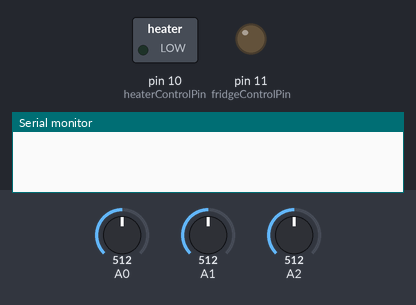
Bench run of a sketch on a simulated Arduino Uno, built with avr-gcc and run on an emulated ATmega328P. On the bench: switched loads named in the sketch (green lamp = pin HIGH), output pins drawn as LEDs (lit = HIGH), the last lines printed to the serial monitor. The inputs (shaded band) are chosen by the test bench; at power-on: A0 = 512, A1 = 512, A2 = 512.

Above: at 0.1 s.
At 18.5 s:
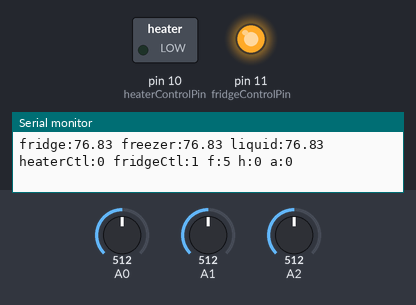
Timing chart, 0 to 20.0 s (numbered marks = the images above):
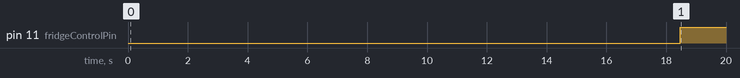

Measured:
- by itself, pin 11 (fridgeControlPin): LOW → HIGH at 18.5 s

The sketch:

NateFridge.pde
```cpp
#include <math.h>

// define pin values
#define ledPin 13  // we don't want to use it on accident
#define heaterControlPin 10
#define fridgeControlPin 11
#define fridgePin 0
#define liquidPin 1
#define freezerPin 2
#define arduinoPin 3

#define numProbes 3
#define numAverages 3 // changed to 3 for median instead of average calc

#define primaryProbe 1

#define heaterOnCycles 5
#define heaterOffCycles 10

double temp[numProbes];

// fridge, liquid, freezer, arduino
// Attempting to keep freezer at 33-50
// For brewing, attempt to keep fridge between 66-69
double minTemp[numProbes] = {0,66,34};
double maxTemp[numProbes] = {80,72,65};

int turnAllOff=0;
int turnFridgeOn=0;
int turnHeaterOn=0;
int threshold=5;
int heaterCounter=0;
boolean heaterIsOn=true;

// Function Prototypes
double Thermistor(int RawADC);
double median(double num1, double num2, double num3);
void readThermistors();
void checkTemperatures();
void regulateHeater();
void switchHeaterOn();
void switchFridgeOn();
void switchAllOff();
void printDouble(double val, byte precision);
void printTemperatures();


// Function Definitions
double Thermistor(int RawADC) {
    double Temp;
    // When Thermistor is connected to ground, invert the reading
    RawADC = 1023 - RawADC;
    Temp = log(((10240000/RawADC) - 10000));
    Temp = 1 / (0.001129148 + (0.000234125 * Temp) + (0.0000000876741 * Temp * Temp * Temp));
    Temp = Temp - 273.15;            // Convert Kelvin to Celcius
    Temp = (Temp * 9.0)/ 5.0 + 32.0; // Convert Celcius to Fahrenheit
    return Temp;
}


double readThermistor(int probe) {
    double therm[3];

    // get median read from thermistors
    analogRead(probe); // read from pin and delay
    delay(100);    // to allow hardware to read accurately
    for( int j=0; j<3; j++ ) {
        therm[j] = Thermistor(analogRead(probe));
        delay(20);    // to allow hardware to read accurately
    }
    return median(therm[0], therm[1], therm[2]);
}


double median(double num1, double num2, double num3) {
    double temp;

    // if num1 is greater than num2, swap them
    if( num1 > num2 ) {
        temp = num1;
        num1 = num2;
        num2 = temp;
    }

    // if num1 is greater than num3, swap them
    if( num1 > num3 ) {
        temp = num1;
        num1 = num3;
        num3 = temp;
    }

    // if num2 is greater than num3, swap them
    if( num2 > num3 ) {
        temp = num2;
        num2 = num3;
        num3 = temp;
    }

    // return middle value
    return num2;
}


void checkTemperatures() {
    // Fridge temp controls thermostat
    // This is a voting system.  Every time
    // the temp goes above maxTemp, it resets
    // the opposite vote count and vice versa
    // when the vote hits threshold, it triggers
    // a turnRelayOff/turnRelayOn event.
    boolean greaterThanMax = false;
    boolean lessThanMin = false;

    // read and store temperatures
    for( int i=0; i<numProbes; i++ ) {
        temp[i] = readThermistor(i);
    }

    // now test primary probe
    if( temp[primaryProbe] > maxTemp[primaryProbe] ) {
        greaterThanMax = true;
    }
    if( temp[primaryProbe] < minTemp[primaryProbe] ) {
        lessThanMin = true;
    }

    // if no action on primary probe, determine what to do with secondary
    if( greaterThanMax!=true && lessThanMin!=true ) {
        for( int i=0; i<numProbes; i++ ) {
            if( i==primaryProbe ) continue;
            if( temp[i] > maxTemp[i] ) {
                greaterThanMax = true;
            }
            if( temp[i] < minTemp[i] ) {
                lessThanMin = true;
            }
        }
    }

    // take care of case where both are true--they cancel out
    if( greaterThanMax==true && lessThanMin==true ) {
        greaterThanMax = false;
        lessThanMin = false;
    }

    // let's vote.  Should we turn on heater or fridge?
    if( greaterThanMax==true ) { // Let's cool down
        if( turnFridgeOn <= threshold ) turnFridgeOn++;
        turnAllOff=0;
        turnHeaterOn=0;
    } else if( lessThanMin==true ) { // Let's heat up
        if( turnHeaterOn <= threshold ) turnHeaterOn++;
        turnAllOff=0;
        turnFridgeOn=0;
    } else {  // We're good
        if( turnAllOff <= threshold ) turnAllOff++;
        turnFridgeOn=0;
        turnHeaterOn=0;
    }

    // turn relay on or off
    if( turnAllOff==threshold ) {
        switchAllOff();
    } else if( turnHeaterOn>=threshold ) {
        regulateHeater();
    } else if( turnFridgeOn==threshold ) {
        switchFridgeOn();
    }
}

void regulateHeater() {
    // called every loop while heater should be "on" to prevent overheating
    heaterCounter++;
    if( heaterCounter >= heaterOnCycles && heaterIsOn==true ) {
        heaterCounter=0;
        heaterIsOn = false;
    } else if( heaterCounter >= heaterOffCycles && heaterIsOn==false ) {
        heaterCounter=0;
        heaterIsOn = true;
    }
    if( heaterCounter==0 ) {
        if( heaterIsOn==true ) {
            switchHeaterOn();
        } else {
            switchAllOff();
        }
    }
}


void switchHeaterOn() {
    digitalWrite(fridgeControlPin, LOW);
    digitalWrite(heaterControlPin, HIGH);
}

void switchFridgeOn() {
    digitalWrite(fridgeControlPin, HIGH);
    digitalWrite(heaterControlPin, LOW);
}

void switchAllOff() {
    digitalWrite(fridgeControlPin, LOW);
    digitalWrite(heaterControlPin, LOW);
}


void printDouble( double val, byte precision) {
    // prints val with number of decimal places determine by precision
    // precision is a number from 0 to 6 indicating the desired decimial places
    // example: printDouble( 3.1415, 2); // prints 3.14 (two decimal places)

    Serial.print (int(val));  //prints the int part
    if( precision > 0) {
        Serial.print("."); // print the decimal point
        unsigned long frac;
        unsigned long mult = 1;
        byte padding = precision - 1;
        while(precision--)
            mult *= 10;

        if(val >= 0)
            frac = (val - int(val)) * mult;
        else
            frac = (int(val) - val) * mult;
        unsigned long frac1 = frac;
        while( frac1 /= 10 )
            padding--;
        while(  padding--)
            Serial.print("0");
        Serial.print(frac, DEC);
    }
}


void printTemperatures() {
    // print data to serial port

    // the average temp between fridge and
    // freezer is plotted in the graph
    // as x degrees for off, x+5 degrees for on
    // this calculation keeps the plot inside
    // the graph at all times while
    // still maintaining an obvious line for off and on
    Serial.print("fridge:");
    printDouble(temp[fridgePin],2); //decimal places
    Serial.print(" freezer:");
    printDouble(temp[freezerPin],2);
    Serial.print(" liquid:");
    printDouble(temp[liquidPin],2);
    if( numProbes > 3 ) {
        Serial.print(" arduino:");
        printDouble(temp[arduinoPin],2);
    }
    Serial.print(" heaterCtl:");
    Serial.print(digitalRead(heaterControlPin));
    Serial.print(" fridgeCtl:");
    Serial.print(digitalRead(fridgeControlPin));

    Serial.print(" f:");
    Serial.print(turnFridgeOn);
    Serial.print(" h:");
    Serial.print(turnHeaterOn);
    Serial.print(" a:");
    Serial.print(turnAllOff);

    Serial.println("");
}

void setup() {
    Serial.begin(9600);
    pinMode(heaterControlPin, OUTPUT);
    pinMode(fridgeControlPin, OUTPUT);
    switchAllOff(); // Turn fridge and heater off
}


void loop() {
    checkTemperatures();
    printTemperatures();
    delay(4000);
}
```
